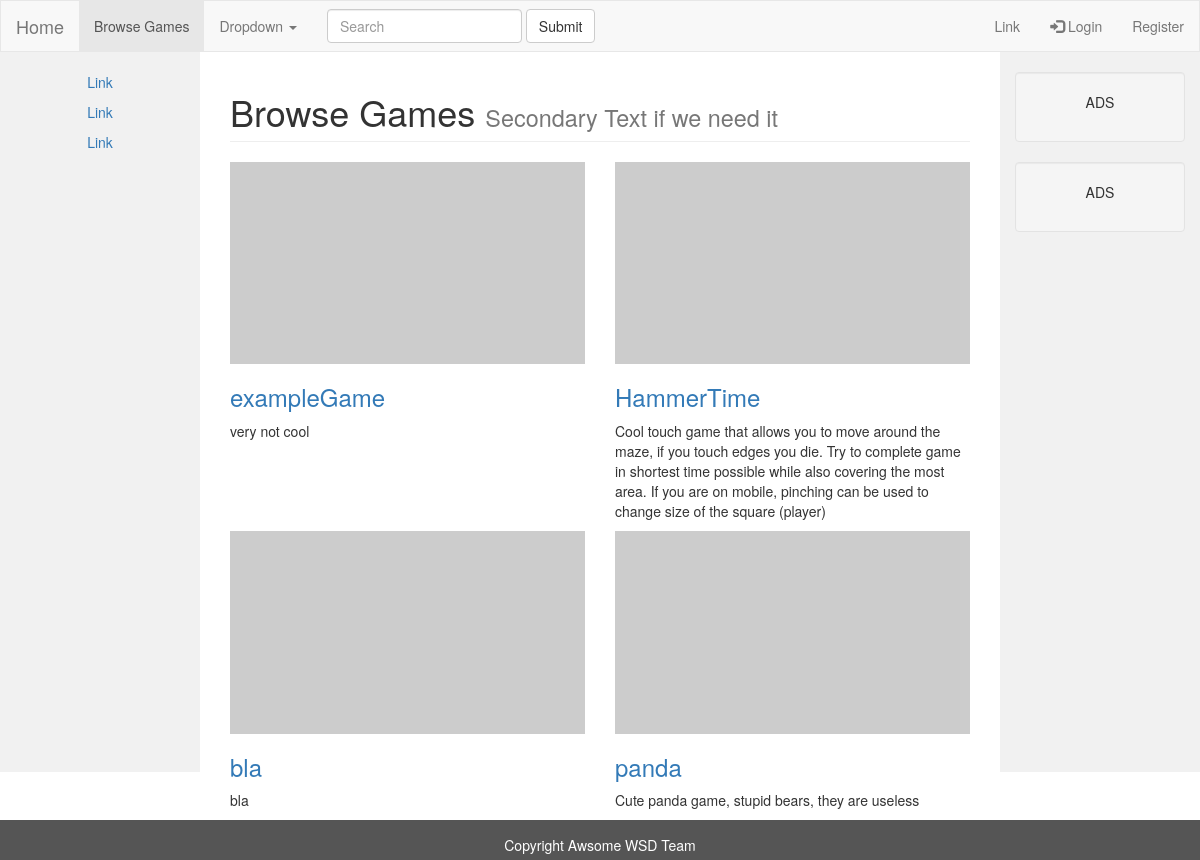
The app's page /browseGames/ with its own data.
### awsomeProject/models.py (models this page shows)
class Game(models.Model):
    name = models.CharField(max_length=255, unique=True)
    url = models.URLField()
    price = models.FloatField()
    description = models.TextField(default='')

### awsomeProject/views.py (the view)
# urls.py: url(r'^browseGames/$', views.browseGames, name='browseGames'),
def browseGames(request):
    games = Game.objects.all()
    return render(request, "browseGames.html", {"games" : games })

### awsomeProject/templates/browseGames.html (shortened to what this page needs)
{% extends "base.html" %}
{% block main %}
<div class="col-lg-12">
                <h1 class="page-header"> Browse Games
                    <small>Secondary Text if we need it</small>
                </h1>
</div>
{% for game in games %}
<div class="col-md-6 portfolio-item">
               <a href={% url "game" game.name %}>
                   <img class="img-responsive" src="http://placehold.it/700x400" alt="">
               <h3>
                   <a href={% url "game" game.name %}> {{game.name}}</a>
               </h3>
               <p> {{game.description}}</p>
</div>
{% endfor %}
{% endblock %}

### records on screen
Game: name "exampleGame", description "very not cool"
Game: name "HammerTime", description "Cool touch game that allows you to move around the maze, if you touch edges you die. Try to complete game in shortest time possible while also covering the most area. If you are on mobile, pinching can be used to change size of the square (player)"
Game: name "bla", description "bla"
Game: name "panda", description "Cute panda game, stupid bears, they are useless"
